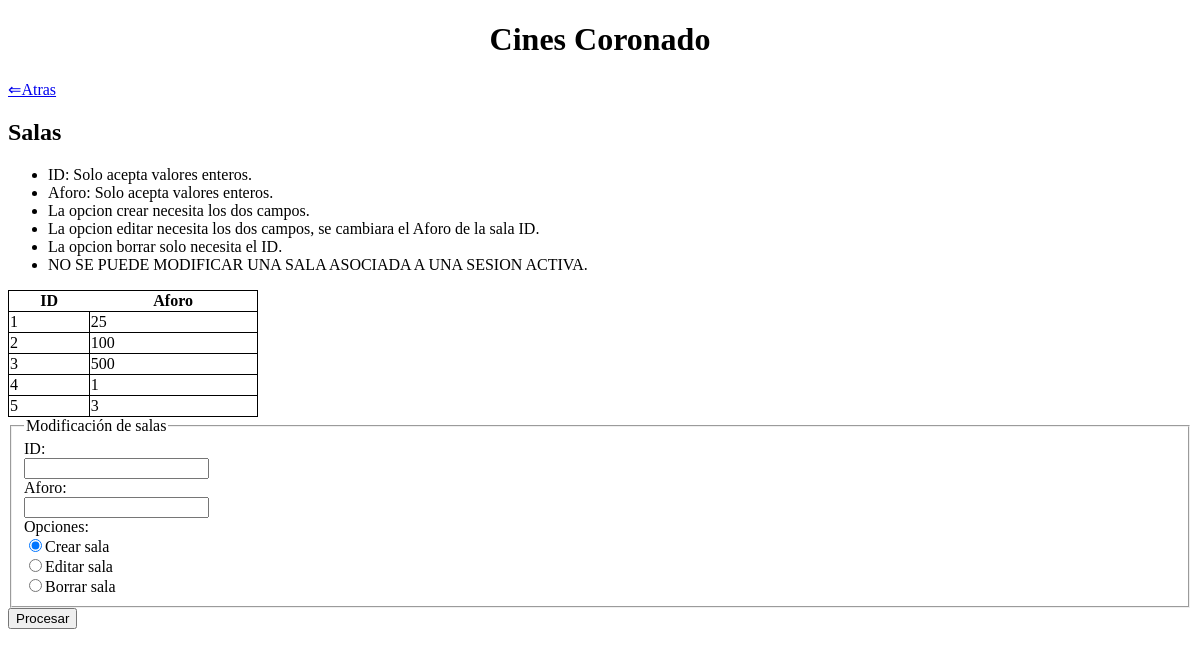
The app's page /salas.php, older data.
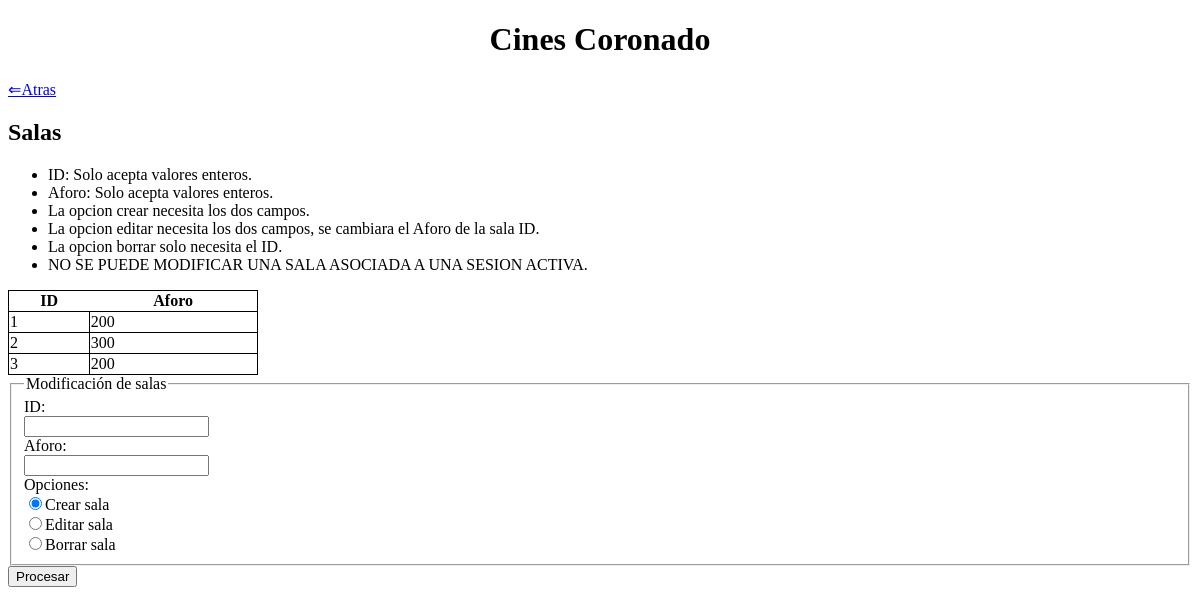
The same page, newer data.
### tables this page shows
CREATE TABLE `sala` (
  `id` int(11) NOT NULL,
  `aforo` int(11) NOT NULL
);

### includes/DAOs/DAO.php (called while the page is built, shortened)
<?php
class DAO {
    private $mysqli = null;
    public function __construct(){
        if(!$this->mysqli){
            $this->mysqli = new mysqli("localhost", "root", "", "cine_php");
        }
    }
    protected function consultar($sql){
        if ($sql != "") {
            $consulta = $this->mysqli->query($sql) or die ($this->mysqli->error. " en la línea ".(__LINE__-1));
            $tablaDatos = array();
            if (substr($sql, 0, 6) == "SELECT") {
                if ($consulta) {
                    while ($fila = mysqli_fetch_assoc($consulta)){
                        array_push($tablaDatos, $fila);
                    }
                }
            }
            return $tablaDatos;
        }
        else {
            return 0;
        }
    }
}
?>

### includes/controller.php (called while the page is built, shortened)
<?php
require_once(__DIR__ . '/DAOs/salaDAO.php');
class controller{
    private $salaDAO;
    private static $instance = null;
    public function __construct(){
        $this->salaDAO = new salaDAO();
    }
     public static function getInstance() {
        if (null === self::$instance) {
            self::$instance = new self();
        }
        return self::$instance;
    }
    public function selectSala($col = "", $cond = ""){
        return $this->salaDAO->select($col, $cond);
    }
}

### includes/config.php (called while the page is built, shortened)
<?php
require_once __DIR__.'/controller.php';
$ctrl = controller::getInstance();
?>

### includes/DAOs/salaDAO.php (called while the page is built, shortened)
<?php
require_once(__DIR__.'/DAO.php');
class salaDAO extends DAO
{
    public function select($col, $cond){
        $query = "";
        if ($col == "") {
            $col = "*";
        }
        if ($cond == "") {
            $query = "SELECT ".$col." FROM sala";
        }
        else {
            $query = "SELECT ".$col." FROM sala WHERE ".$cond;
        }
        return $this->consultar($query);
    }
}
?>

### salas.php (the view, shortened to what this page needs)
<?php
	require_once 'includes/config.php';
?>
<!DOCTYPE html>
<html>
<head>
</head>
<body>
	<h1 align="center">Cines Coronado</h1>
	<a href="index.php"> ⇐Atras </a>
	<h2>Salas</h2>
	<ul>
		<li>ID: Solo acepta valores enteros.</li>
		<li>Aforo: Solo acepta valores enteros.</li>
		<li>La opcion crear necesita los dos campos.</li>
		<li>La opcion editar necesita los dos campos, se cambiara el Aforo de la sala ID.</li>
		<li>La opcion borrar solo necesita el ID.</li>
		<li>NO SE PUEDE MODIFICAR UNA SALA ASOCIADA A UNA SESION ACTIVA.</li>
	</ul>
	<?php
    $arr = $ctrl->selectSala();
    if (count($arr) > 0) {
        echo
        '<table>
        <tr> <th>ID</th> <th>Aforo</th> </tr>';
        foreach ($arr as $valor)
        {
            echo
            '<tr>
	    <td>'.$valor['id'].'</td>
	    <td>'.$valor['aforo'].'</td>
	    </tr>';
        }
        echo '</table>';
    }
    else {
        echo '<h3>No hay ninguna sala</h3>';
    }
    ?>
	<form action="procesarSala.php" method="post">
		<fieldset>
		<legend>Modificación de salas</legend>
            ID:<br>
            <input type="text" name="id"><br>
            Aforo:<br>
            <input type="text" name="aforo"><br>
            Opciones: <br>
            <input type="radio" name="op" value="insert" checked="checked">Crear sala<br>
      		<input type="radio" name="op" value="update">Editar sala<br>
      		<input type="radio" name="op" value="delete">Borrar sala<br>
  		</fieldset>
        <input type="submit" name="procesar" value="Procesar">
    </form>
</body>
</html>

Row changes from the older to the newer data that the page shows:
removed sala: id "4", aforo "1"
removed sala: id "5", aforo "3"
changed sala id 1: aforo "25" → "200"
changed sala id 2: aforo "100" → "300"
changed sala id 3: aforo "500" → "200"
